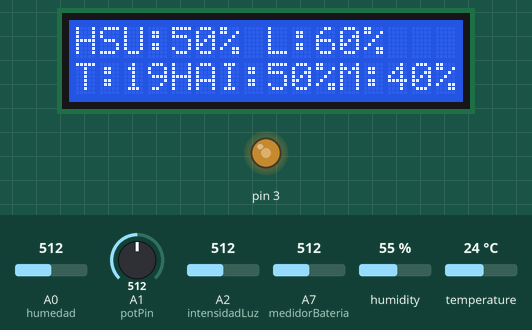
This sketch was run on a simulated Arduino Nano, built with avr-gcc and run on an emulated ATmega328P. On the bench: 16×2 character LCD, output pins drawn as LEDs (lit = HIGH). The test bench sets the inputs (shaded band); at power-on: A1 (potPin) = 512, humidity 55 %, A0 (humedad) = 512, A2 (intensidadLuz) = 512, A7 (medidorBateria) = 512, temperature 24 °C. What the sketch prints to the serial monitor is not drawn.

Above: at 1.2 s.
1.3 s: A1 (potPin) set to 716
At 5.8 s:
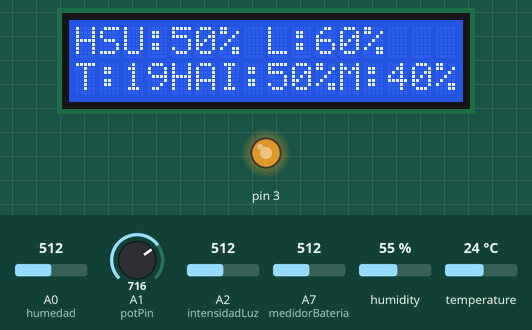
11.8 s: A1 (potPin) set to 992
At 15.8 s:
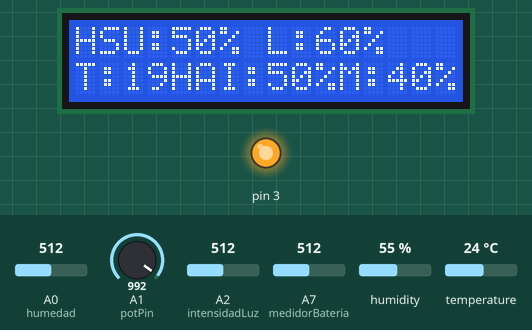
21.9 s: humidity set to 22 %
At 25.8 s:
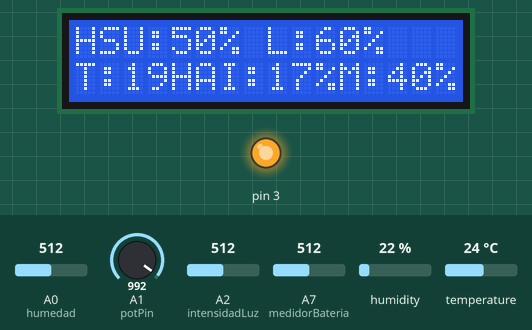
32.0 s: A0 (humedad) set to 716
At 37.1 s:
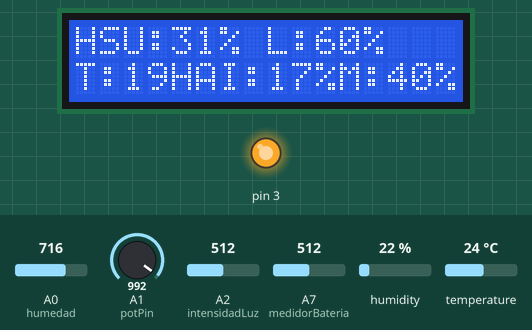
42.2 s: A2 (intensidadLuz) set to 716
At 47.1 s:
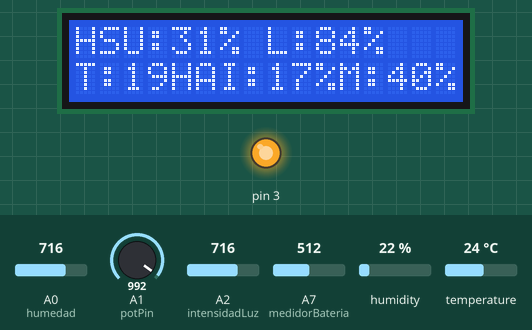
52.3 s: A7 (medidorBateria) set to 716
At 57.1 s:
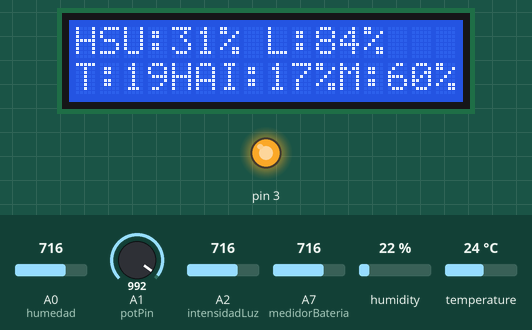
Timing chart, 0 to 58.6 s (numbered marks = the images above; inputs shaded):
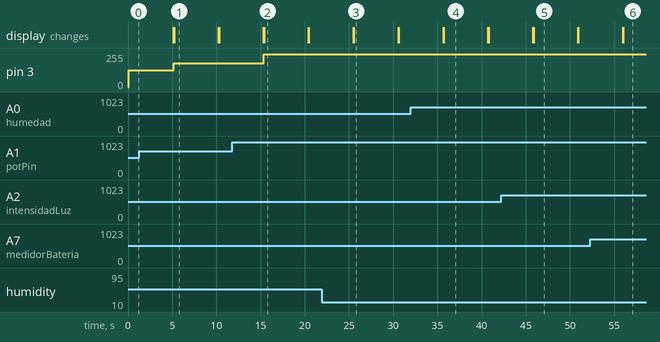

The sketch:

Prototipo_recoleccion.ino
```cpp
#include <LiquidCrystal_I2C.h>
#include <DHT.h>

#define DHTPIN 2
#define DHTTYPE DHT11

int humedad = A0;
int intensidadLuz = A2;
int potPin = A1; // Pin del potenciómetro
int medidorBateria =A7;

int voltaje = 0;

DHT dht(DHTPIN, DHTTYPE);
LiquidCrystal_I2C lcd(0x27, 16, 2);

void setup() {
  lcd.init();
  lcd.backlight();
  Serial.begin(9600);
  dht.begin();
  pinMode(humedad, INPUT);
}

void loop() {
  int valHumedad = map(analogRead(humedad), 0, 1023, 100, 0);
  int valLuz = map(analogRead(intensidadLuz), 0, 850, 0, 100);
  int temp = 0, hum = 0;
  int valorVoltaje = (analogRead(medidorBateria) * 5)/1023;

  voltaje = map(valorVoltaje, 0, 5, 0, 100);

  temp = dht.readTemperature()-5;
  hum = dht.readHumidity()-5;

  int potValue = analogRead(potPin); // Leer valor del potenciómetro
  int brightness = map(potValue, 0, 1023, 0, 255); // Mapear valor a rango de 0-255

  analogWrite(3, brightness); // Ajustar la intensidad de la luz del LCD (usando pin PWM)

  lcd.print("HSU:");
  lcd.print(valHumedad);
  lcd.print("% ");
  lcd.print("L:");
  lcd.print(valLuz);
  lcd.print("%");
  lcd.setCursor(0, 1);
  lcd.print("T:");
  lcd.print(temp);
  lcd.print("HAI:");
  lcd.print(hum);
  lcd.print("%");
  lcd.print("M:");
  lcd.print(voltaje);
  lcd.print("%");

  Serial.print("Humedad de suelo: ");
  Serial.print(valHumedad);
  Serial.print(" ");
  Serial.print("Intensidad de luz: ");
  Serial.print(analogRead(intensidadLuz));
  Serial.print(" ");
  Serial.print("Temperatura C: ");
  Serial.print(temp);
  Serial.print(" ");
  Serial.print("Humedad aire: ");
  Serial.print(hum);
  Serial.print(" ");
  Serial.print(" ");
  Serial.print("Voltaje");
  Serial.println(voltaje);


  delay(5000);
  lcd.clear();
}
```

Measured:
- after the input at 1.3 s, pin 3: 127/255 → 178/255 after 3.9 s
- after the input at 11.8 s, pin 3: 178/255 → 247/255 after 3.5 s
- after the input at 21.9 s, the display: first differs from a run without the input after 3.7 s (image 3)
- after the input at 32.0 s, the display: first differs from a run without the input after 3.7 s (image 4)
- after the input at 42.2 s, the display: first differs from a run without the input after 3.7 s (image 5)
- after the input at 52.3 s, the display: first differs from a run without the input after 3.7 s (image 6)
- what the display in image 1 shows lasts 5.0 s, from 5.2 s to 10.2 s
